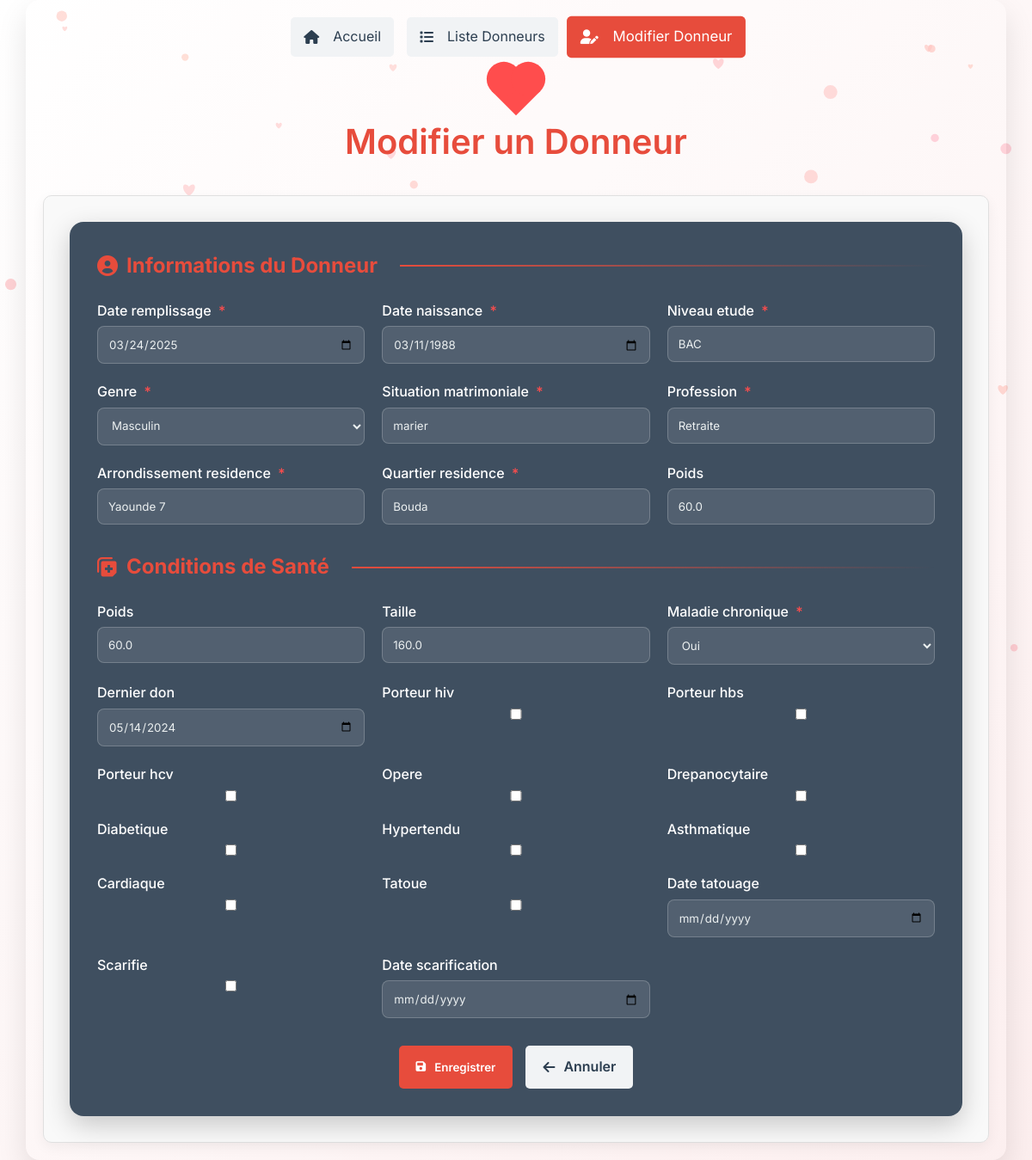
Page /modifier-donneur/4/ (signed in) on the committed database.
### Don/models.py (models this page shows, shortened)
class Donneur(models.Model):
    id = models.AutoField(primary_key=True)
    date_remplissage = models.DateField(default=timezone.now)
    date_naissance = models.DateField()
    niveau_etude = models.CharField(max_length=50)
    genre = models.CharField(max_length=10, choices=[
        ('M', 'Masculin'),
        ('F', 'Féminin'),
        ('Autre', 'Autre'),
    ])
    situation_matrimoniale = models.CharField(max_length=20)
    profession = models.CharField(max_length=50)
    arrondissement_residence = models.CharField(max_length=50)
    quartier_residence = models.CharField(max_length=50)
    age = models.IntegerField(editable=False)
    poids = models.FloatField(null=True, blank=True)
    est_eligible = models.BooleanField(default=False)
    utilisateur = models.ForeignKey(User, on_delete=models.SET_NULL, null=True, blank=True)  # Lien avec l'utilisateur

class ConditionsSante(models.Model):
    donneur = models.OneToOneField(Donneur, on_delete=models.CASCADE, related_name='conditionssante')
    raison_non_eligibilite = models.CharField(max_length=255, blank=True, null=True)
    taille = models.FloatField(null=True, blank=True)
    poids = models.FloatField(null=True, blank=True)
    maladie_chronique = models.CharField(max_length=3, choices=[
        ('Oui', 'Oui'),
        ('Non', 'Non'),
    ], default='Non')
    dernier_don = models.DateField(null=True, blank=True)
    porteur_hiv = models.BooleanField(default=False)
    porteur_hbs = models.BooleanField(default=False)
    porteur_hcv = models.BooleanField(default=False)
    opere = models.BooleanField(default=False)
    drepanocytaire = models.BooleanField(default=False)
    diabetique = models.BooleanField(default=False)
    hypertendu = models.BooleanField(default=False)
    asthmatique = models.BooleanField(default=False)
    cardiaque = models.BooleanField(default=False)
    tatoue = models.BooleanField(default=False)
    date_tatouage = models.DateField(null=True, blank=True)
    scarifie = models.BooleanField(default=False)
    date_scarification = models.DateField(null=True, blank=True)

### Don/views.py (the view)
# urls.py: path('modifier-donneur/<int:donneur_id>/', views.modifier_donneur, name='modifier_donneur'),
@login_required
def modifier_donneur(request, donneur_id):
    donneur = get_object_or_404(Donneur, id=donneur_id)
    try:
        conditions = donneur.conditionssante
    except ConditionsSante.DoesNotExist:
        conditions = None
    if request.method == 'POST':
        donneur_form = DonneurForm(request.POST, instance=donneur)
        conditions_form = ConditionsSanteForm(request.POST, instance=conditions)
        if donneur_form.is_valid() and conditions_form.is_valid():
            donneur_form.save()
            conditions = conditions_form.save(commit=False)
            conditions.donneur = donneur
            conditions.save()
            messages.success(request, "Donneur modifié avec succès !")
            return redirect('liste_donneurs')
        else:
            messages.error(request, "Erreur lors de la modification.")
    else:
        donneur_form = DonneurForm(instance=donneur)
        conditions_form = ConditionsSanteForm(instance=conditions)
    return render(request, 'modifier_donneur.html', {
        'donneur_form': donneur_form,
        'conditions_form': conditions_form,
        'donneur': donneur
    })

### Don/forms.py
class DonneurForm(forms.ModelForm):
    class Meta:
        model = Donneur
        fields = ['date_remplissage', 'date_naissance', 'niveau_etude', 'genre', 'situation_matrimoniale', 'profession', 'arrondissement_residence', 'quartier_residence', 'poids']
        widgets = {
            'date_remplissage': forms.DateInput(attrs={'type': 'date'}),
            'date_naissance': forms.DateInput(attrs={'type': 'date'}),
            'genre': forms.Select(choices=[
                ('M', 'Masculin'),
                ('F', 'Féminin'),
                ('Autre', 'Autre'),
            ]),
        }

### Don/templates/modifier_donneur.html (shortened to what this page needs)
{% load static %}
<!DOCTYPE html>
<html lang="fr">
<head>
    <link rel="stylesheet" href="{% static 'css/style.css' %}">
    <link rel="stylesheet" href="https://cdnjs.cloudflare.com/ajax/libs/font-awesome/6.0.0/css/all.min.css">
</head>
<body>
    <div class="container">
        <nav class="quick-nav">
            <a href="{% url 'index' %}" class="nav-link"><i class="fas fa-home"></i> Accueil</a>
            <a href="{% url 'liste_donneurs' %}" class="nav-link"><i class="fas fa-list"></i> Liste Donneurs</a>
            <a href="#" class="nav-link active"><i class="fas fa-user-edit"></i> Modifier Donneur</a>
        </nav>
        <div class="header-section">
            <div class="heart-container">
                <div class="heart pulse"></div>
            </div>
            <h1 class="typed-title">Modifier un Donneur</h1>
        </div>
        <div class="form-container">
            <form method="post" class="form-frame" novalidate>
                <div class="form-section">
                    <h2 class="section-title">
                        <i class="fas fa-user-circle"></i> Informations du Donneur
                    </h2>
                    <div class="form-row">
                        {% for field in donneur_form %}
                            <div class="form-group {% if field.errors %}has-error{% endif %}" style="--order: {{ forloop.counter }};">
                                <label class="form-label" for="{{ field.id_for_label }}">
                                    {{ field.label }}
                                    {% if field.field.required %}
                                        <span class="required">*</span>
                                    {% endif %}
                                </label>
                                {{ field }}
                            </div>
                        {% endfor %}
                    </div>
                </div>
                <div class="form-section">
                    <h2 class="section-title">
                        <i class="fas fa-notes-medical"></i> Conditions de Santé
                    </h2>
                    <div class="form-row">
                        {% for field in conditions_form %}
                            <div class="form-group {% if field.errors %}has-error{% endif %}" style="--order: {{ forloop.counter }};">
                                <label class="form-label" for="{{ field.id_for_label }}">
                                    {{ field.label }}
                                    {% if field.field.required %}
                                        <span class="required">*</span>
                                    {% endif %}
                                </label>
                                {{ field }}
                            </div>
                        {% endfor %}
                    </div>
                </div>
                <div class="form-actions">
                    <button type="submit" class="btn-primary">
                        <i class="fas fa-save"></i> Enregistrer
                    </button>
                    <a href="{% url 'liste_donneurs' %}" class="btn-secondary">
                        <i class="fas fa-arrow-left"></i> Annuler
                    </a>
                </div>
            </form>
        </div>
    </div>
</body>
</html>

### Don/static/css/style.css (style rules this page uses)
:root { --primary-color: #2c3e50; --secondary-color: #e74c3c; --accent-color: #3498db; --background-gradient-start: #2c3e50; --background-gradient-end: #34495e; --text-dark: #2c3e50; --text-light: #ecf0f1; --transition-speed: 0.3s; }
* { margin: 0; padding: 0; box-sizing: border-box; font-family: 'Inter', sans-serif; }
body { background: linear-gradient(135deg, var(--background-gradient-start), var(--background-gradient-end)); color: var(--text-light); min-height: 100vh; line-height: 1.6; overflow-x: hidden; perspective: 1px; }
.container { max-width: 1200px; width: 95%; margin: 2rem auto; padding: 2rem; background: rgba(255, 255, 255, 0.08); border-radius: 16px; box-shadow: 0 15px 35px rgba(0, 0, 0, 0.1); position: relative; overflow: hidden; }
.quick-nav { display: flex; justify-content: center; gap: 1.5rem; margin-bottom: 2rem; }
.nav-link { color: var(--text-light); text-decoration: none; padding: 0.5rem 1rem; border-radius: 8px; transition: background-color var(--transition-speed); display: flex; align-items: center; gap: 0.5rem; }
.nav-link i { margin-right: 0.5rem; }
.nav-link:hover, .nav-link.active { background-color: rgba(255, 255, 255, 0.1); }
.form-frame { background: rgba(44, 62, 80, 0.9); border-radius: 16px; padding: 2rem; box-shadow: 0 10px 30px rgba(0, 0, 0, 0.2); }
.form-section { margin-bottom: 2rem; }
.section-title { color: var(--secondary-color); margin-bottom: 1.5rem; display: flex; align-items: center; gap: 1rem; position: relative; }
.section-title i { font-size: 1.5rem; }
.section-title::after { content: ''; flex-grow: 1; height: 2px; background: linear-gradient(to right, var(--secondary-color), transparent); margin-left: 1rem; }
.form-row { display: grid; grid-template-columns: repeat(auto-fit, minmax(250px, 1fr)); gap: 1.5rem; }
.form-group { display: flex; flex-direction: column; }
.form-label { margin-bottom: 0.5rem; color: var(--text-light); display: flex; align-items: center; justify-content: space-between; }
.required { color: var(--secondary-color); margin-left: 0.25rem; }
.form-group input, .form-group select, .form-group textarea { width: 100%; padding: 0.75rem; border: 1px solid rgba(255, 255, 255, 0.2); border-radius: 8px; background: rgba(255, 255, 255, 0.1); color: var(--text-light); transition: all var(--transition-speed); }
.form-actions { display: flex; justify-content: center; gap: 1rem; margin-top: 2rem; }
.btn-primary, .btn-secondary { padding: 0.75rem 1.5rem; border: none; border-radius: 8px; cursor: pointer; display: flex; align-items: center; gap: 0.5rem; font-weight: 600; transition: all var(--transition-speed); }
.btn-primary { background-color: var(--secondary-color); color: var(--text-light); }
.btn-secondary { background-color: var(--accent-color); color: var(--text-light); }
.heart { animation: pulse 1.5s infinite; }

### rows in the picture
Donneur: donneur_form "03/24/2025" "03/11/1988" "BAC" "Masculin" "marier" "Retraite" "Yaounde 7" "Bouda" "60.0"
ConditionsSante: conditions_form "60.0" "160.0" "Oui" "05/14/2024"

### other values in the picture
{{ field.label }} "Date remplissage" "Date naissance" "Niveau etude" "Genre" "Situation matrimoniale" "Profession" "Arrondissement residence" "Quartier residence" "Poids"
{{ field.label }} "Poids" "Taille" "Maladie chronique" "Dernier don" "Porteur hiv" "Porteur hbs" "Porteur hcv" "Opere" "Drepanocytaire" "Diabetique" "Hypertendu" "Asthmatique" "Cardiaque" "Tatoue" "Date tatouage" "Scarifie" "Date scarification"
